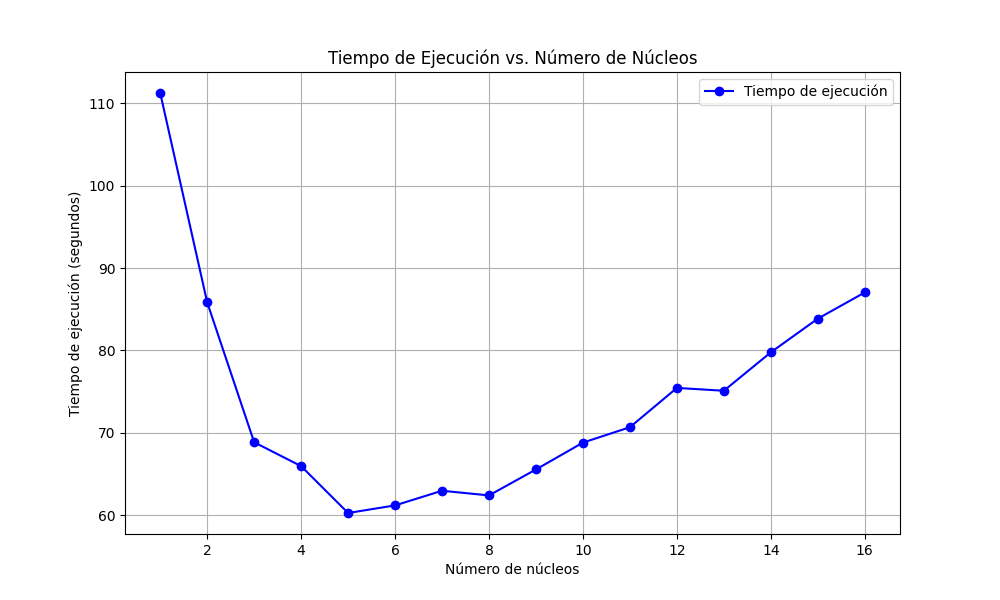

Source code (Python):
import numpy as np
import tensorflow as tf
from tensorflow.keras import layers, models
from tensorflow.keras.datasets import mnist
from multiprocessing import Pool
import matplotlib.pyplot as plt
import os


#Crear una comparativa entre dos librerias que hagan paralelización usando el mismo algoritmo. -Done 
#Realizar una prueba usando un algoritmo parecido al que planeo usar. -Done
#Revisar si puedo usar CUDA.   -Done

(x_train, y_train), (x_test, y_test) = mnist.load_data()
x_train, x_test = x_train / 255.0, x_test / 255.0

def create_model():
    model = models.Sequential([
        layers.Input(shape=(28, 28)),
        layers.Flatten(),
        layers.Dense(128, activation='relu'),
        layers.Dropout(0.2),
        layers.Dense(10, activation='softmax')
    ])
    model.compile(optimizer='adam', 
                  loss='sparse_categorical_crossentropy', 
                  metrics=['accuracy'])
    return model

def train_model(start_idx, end_idx, x_train, y_train):
    model = create_model()
    model.fit(x_train[start_idx:end_idx], y_train[start_idx:end_idx], epochs=50, verbose=0)
    accuracy = model.evaluate(x_test, y_test, verbose=0)
    return accuracy[1]

def parallel_training(num_processes, x_train, y_train):
    pool = Pool(processes=num_processes)
    chunk_size = len(x_train) // num_processes
    result = pool.starmap(train_model, [(i * chunk_size, (i + 1) * chunk_size, x_train, y_train) for i in range(num_processes)])
    pool.close()
    pool.join()
    return result

def run_parallel_experiments():
    num_cores = os.cpu_count()
    times = []
    accuracies = []

    for num_processes in range(1, num_cores + 1):
        print(f"Ejecutando con {num_processes} núcleos...")
        
        import time
        start_time = time.time()
        accuracies_for_run = parallel_training(num_processes, x_train, y_train)
        end_time = time.time()

        execution_time = end_time - start_time
        avg_accuracy = np.mean(accuracies_for_run)
        
        print(f"Tiempo de ejecución con {num_processes} núcleos: {execution_time:.4f} segundos")
        print(f"Precisión promedio con {num_processes} núcleos: {avg_accuracy:.4f}")
        
        times.append(execution_time)
        accuracies.append(avg_accuracy)

    plt.figure(figsize=(10, 6))
    plt.plot(range(1, num_cores + 1), times, marker='o', linestyle='-', color='b', label='Tiempo de ejecución')
    plt.xlabel('Número de núcleos')
    plt.ylabel('Tiempo de ejecución (segundos)')
    plt.title('Tiempo de Ejecución vs. Número de Núcleos')
    plt.grid(True)
    plt.legend()
    plt.show()

if __name__ == '__main__':
    run_parallel_experiments()
